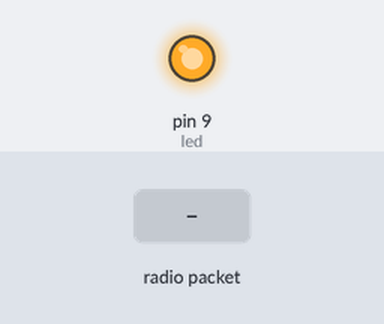
Recording of a sketch running on a simulated Arduino Uno, built with avr-gcc and run on an emulated ATmega328P. Shown: output pins drawn as LEDs (lit = HIGH). The inputs (shaded band) are chosen by the test bench. No radio packets arrive unless stated; what the sketch prints to the serial monitor is not drawn.

Above: at 1.2 s.
1.3 s: radio packet "P" arrives
At 3.1 s:
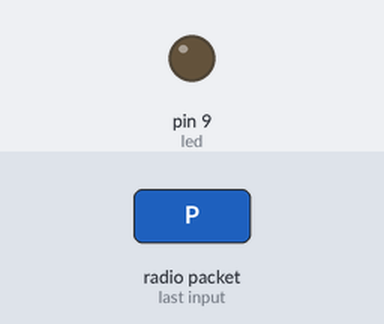
Timing chart, 0 to 4.6 s (numbered marks = the images above; inputs shaded):
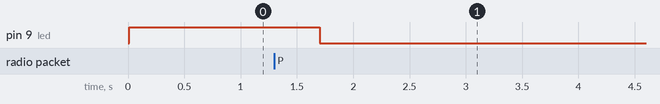

Measured:
- after the input at 1.3 s, pin 9 (led): HIGH → LOW after 0.40 s instead of 0.10 s

The sketch:

lora_gateway.ino
```cpp
// **********************************************************************************
// lora_gateway
// sketch for gateway lora to Raspberry Pi
// Version 0.1
// **********************************************************************************

#include <SPI.h>
#include <RH_RF95.h>
#include <EEPROM.h>         // used to store parameters, in specific the time interval between reading transmissions

//#define INITIAL_SETUP // uncomment this for an initial setup of a moteino

// define device specific settings
#define RF95_FREQ 915.0
#define led       9       // Moteinos have LEDs on D9
#define FLASH_SS  8       // and FLASH SS on D8
#define RFM95_CS  10      //wd NSS pin 10 for rf95 radio on Moteino
#define RFM95_RST 9       //wd reset not used
#define RFM95_INT 2
#define RFM95_POWER 8
#define BUFFER_LEN 50

#define SERIAL_BAUD 115200
#define LENGTH_PARK_REF 10
#define LED_DURATION 400

// *************************************************************
// General variable declarations

char radioBuffer[BUFFER_LEN];     // char array used to receive data
long int timeCtr = 1000L;         // var used to store millis value so led can be non-blocking
int txDelay = 3;                  // var hold seconds between transmissions
int strIndex = 0;                 // var used for string manipulation
int prevIndex = 0;                // var used for string manipulation
int inRSSI = 0;                   // var for incoming signal strength
char quote = 22;

//************************************ Load Drivers ****************************************
//  load driver instance of the radio and name it "rf95"
RH_RF95 rf95(RFM95_CS, RFM95_INT);

//************************************ SETUP START ******************************************
void setup()
{
  // Enable the led as an output
  pinMode(led, OUTPUT);

  // setup serial channel
  Serial.begin(SERIAL_BAUD);
  Serial.println("Gateway module start");

  pinMode(RFM95_RST, OUTPUT);
  digitalWrite(RFM95_RST, HIGH);
  // manual radio reset
  digitalWrite(RFM95_RST, LOW);
  delay(10);
  digitalWrite(RFM95_RST, HIGH);
  delay(10);

  //wd initialise radio
  if (!rf95.init())
    Serial.println("LoRa init failed");

  // Defaults after init are 434.0MHz, modulation GFSK_Rb250Fd250, +13dbM
  if (!rf95.setFrequency(RF95_FREQ)) {
    Serial.println("setFrequency failed");
    //  while (1);
  }
  Serial.print("Set Freq to: "); Serial.println(RF95_FREQ);

  rf95.setTxPower(RFM95_POWER, false);
  Serial.print("Set power level to: "); Serial.println(RFM95_POWER);
}

//************************************ Start Loop ************************************************************
void loop()
{
  // Initialise the radio buffer with space
  strncpy(radioBuffer, "                                               ", 50);

  if (rf95.available())
  {
    // Should be a message for us now
    uint8_t len = sizeof(radioBuffer);
    if (rf95.recv((uint8_t *) radioBuffer, &len))
    {
      digitalWrite(led, HIGH);
      timeCtr = millis();

      if (radioBuffer[0] == 'P')
      {
        //Serial.println(radioBuffer);
        //Serial.print("Parking message received from node ");
        // move the input to a string for easier management
        String radioIn = radioBuffer;

        Serial.print("{\x22vehicleNode\x22:");
        // Start with the vehicle node number
        // the string starts "P," after that is the parking node number. Find the posn of the next comma
        strIndex = radioIn.indexOf(',', 2);
        // Store the vehicle node
        String inNode = radioIn.substring(2, strIndex);
        Serial.print(inNode);

        // Now the vehicle registration
        // the string the string continues with comma, then the registration number
        prevIndex = strIndex;
        strIndex = radioIn.indexOf(',', prevIndex + 1);
        String inReg = radioIn.substring(prevIndex + 1, strIndex);
        //Serial.print(" with registration ");
        Serial.print(",\x22vehicleRegistration\x22:\x22");
        Serial.print(inReg);

        // Now the vehicle RSSI
        // tthe string continues with comma, then the vehicle RSSI
        prevIndex = strIndex;
        strIndex = radioIn.indexOf(',', prevIndex + 1);
        String inRSSI = radioIn.substring(prevIndex + 1, strIndex);
        //Serial.print(" with registration ");
        Serial.print("\x22,\x22vehicleRSSI\x22:");
        Serial.print(inRSSI);

        // next the parking node number
        // the string the string continues with comma, then the parking sensor node number
        prevIndex = strIndex;
        strIndex = radioIn.indexOf(',', prevIndex + 1);
        String parkNode = radioIn.substring(prevIndex + 1, strIndex);
        //Serial.print(" from parking sensor ");
        Serial.print(",\x22parkingNode\x22:");
        Serial.print(parkNode);

        // next the parking reference
        // the string the string continues with comma, then the parking sensor node number
        prevIndex = strIndex;
        strIndex = radioIn.indexOf(',', prevIndex + 1);
        String parkRef = radioIn.substring(prevIndex + 1, strIndex);
        //Serial.print(" reference ");
        Serial.print(",\x22parkingReference\x22:\x22");
        Serial.print(parkRef);

        //Serial.print(" RSSI is ");
        Serial.print("\x22,\x22Parking_RSSI\x22:");
        inRSSI = rf95.lastRssi();
        Serial.print(inRSSI);
        Serial.println('}');

      }
    }
  }
  if ((timeCtr + LED_DURATION) < millis())
  {
    digitalWrite(led, LOW);
  }
}
```
